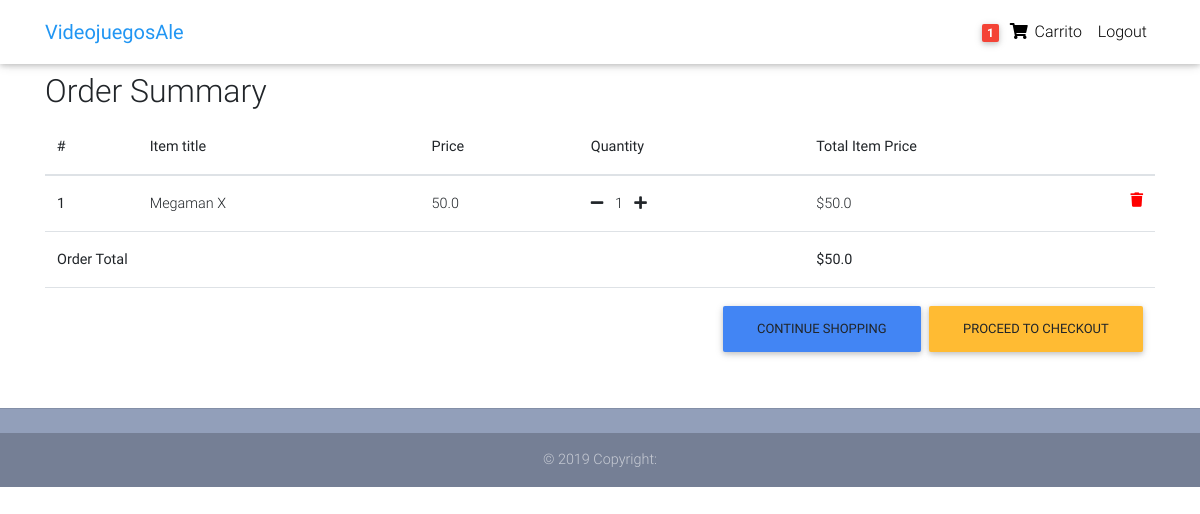
Page /order-summary/ (signed in) on the committed database.
### Tienda/models.py (models this page shows, shortened)
class Order(models.Model):
    user = models.ForeignKey(settings.AUTH_USER_MODEL,
                             on_delete=models.CASCADE)
    ref_code = models.CharField(max_length=20, blank=True, null=True)
    items = models.ManyToManyField(OrderItem)
    start_date = models.DateTimeField(auto_now_add=True)
    ordered_date = models.DateTimeField()
    ordered = models.BooleanField(default=False)
    shipping_address = models.ForeignKey(
        'Address', related_name='shipping_address', on_delete=models.SET_NULL, blank=True, null=True)
    billing_address = models.ForeignKey(
        'Address', related_name='billing_address', on_delete=models.SET_NULL, blank=True, null=True)
    payment = models.ForeignKey(
        'Payment', on_delete=models.SET_NULL, blank=True, null=True)
    coupon = models.ForeignKey(
        'Coupon', on_delete=models.SET_NULL, blank=True, null=True)
    being_delivered = models.BooleanField(default=False)
    received = models.BooleanField(default=False)
    refund_requested = models.BooleanField(default=False)
    refund_granted = models.BooleanField(default=False)
    '''
    1. Item added to cart
    2. Adding a billing address
    (Failed checkout)
    3. Payment
    (Preprocessing, processing, packaging etc.)
    4. Being delivered
    5. Received
    6. Refunds
    '''
    def get_total(self):
        total = 0
        for order_item in self.items.all():
            total += order_item.get_final_price()
        if self.coupon:
            total -= self.coupon.amount
        return total

class OrderItem(models.Model):
    user = models.ForeignKey(settings.AUTH_USER_MODEL,
                             on_delete=models.CASCADE)
    ordered = models.BooleanField(default=False)
    item = models.ForeignKey(Item, on_delete=models.CASCADE)
    quantity = models.IntegerField(default=1)
    def get_total_item_price(self):
        return self.quantity * self.item.price
    def get_final_price(self):
        if self.item.discount_price:
            return self.get_total_discount_item_price()
        return self.get_total_item_price()

class Item(models.Model):
    title = models.CharField(max_length=100)
    price = models.FloatField()
    discount_price = models.FloatField(blank=True, null=True)
    category = models.CharField(choices=CATEGORY_CHOICES, max_length=2)
    label = models.CharField(choices=LABEL_CHOICES, max_length=1)
    slug = models.SlugField()
    description = models.TextField()
    image = models.ImageField()

### Tienda/views.py (the view)
# urls.py: path('order-summary/', OrderSummaryView.as_view(), name='order-summary'),
class OrderSummaryView(LoginRequiredMixin, View):
    def get(self, *args, **kwargs):
        try:
            order = Order.objects.get(user=self.request.user, ordered=False)
            context = {
                'object': order
            }
            return render(self.request, 'order_summary.html', context)
        except ObjectDoesNotExist:
            messages.warning(self.request, "You do not have an active order")
            return redirect("/")

### Tienda/templatetags/cart_template_tags.py (called while the page is built)
@register.filter
def cart_item_count(user):
    if user.is_authenticated:
        qs = Order.objects.filter(user=user, ordered=False)
        if qs.exists():
            return qs[0].items.count()
    return 0

### Tienda/templates/order_summary.html (shortened to what this page needs)
{% extends "base.html" %}
{% block content %}
  <main>
    <div class="container">
    <div class="table-responsive text-nowrap">
    <h2>Order Summary</h2>
    <table class="table">
        <thead>
        <tr>
            <th scope="col">#</th>
            <th scope="col">Item title</th>
            <th scope="col">Price</th>
            <th scope="col">Quantity</th>
            <th scope="col">Total Item Price</th>
        </tr>
        </thead>
        <tbody>
        {% for order_item in object.items.all %}
        <tr>
            <th scope="row">{{ forloop.counter }}</th>
            <td>{{ order_item.item.title }}</td>
            <td>{{ order_item.item.price }}</td>
            <td>
                <a href="{% url 'Tienda:remove-single-item-from-cart' order_item.item.slug %}"><i class="fas fa-minus mr-2"></i></a>
                {{ order_item.quantity }}
                <a href="{% url 'Tienda:add-to-cart' order_item.item.slug %}"><i class="fas fa-plus ml-2"></i></a>
            </td>
            <td>
            {% if order_item.item.discount_price %}
                ${{ order_item.get_total_discount_item_price }}
                <span class="badge badge-primary">Saving ${{ order_item.get_amount_saved }}</span>
            {% else %}
                ${{ order_item.get_total_item_price }}
            {% endif %}
            <a style='color: red;' href="{% url 'Tienda:remove-from-cart' order_item.item.slug %}">
                <i class="fas fa-trash float-right"></i>
            </a>
            </td>
        </tr>
        {% endfor %}
        {% if object.get_total %}
        <tr>
            <td colspan="4"><b>Order Total</b></td>
            <td><b>${{ object.get_total }}</b></td>
        </tr>
        <tr>
            <td colspan="5">
            <a class='btn btn-warning float-right ml-2' href='/checkout/'>Proceed to checkout</a>
            <a class='btn btn-primary float-right' href='/'>Continue shopping</a>
            </td>
        </tr>
        {% endif %}
        </tbody>
    </table>
    </div>
    </div>
  </main>
{% endblock content %}

### Tienda/templates/navbar.html (shortened to what this page needs)
{% load cart_template_tags %}
<nav class="navbar fixed-top navbar-expand-lg navbar-light white scrolling-navbar">
    <div class="container">
      <a class="navbar-brand waves-effect" href="/">
        <strong class="blue-text">VideojuegosAle</strong>
      </a>
      <div class="collapse navbar-collapse" id="navbarSupportedContent">
        <ul class="navbar-nav nav-flex-icons">
          {% if request.user.is_authenticated %}
          <li class="nav-item">
            <a href="{% url 'Tienda:order-summary' %}" class="nav-link waves-effect">
              <span class="badge red z-depth-1 mr-1"> {{ request.user|cart_item_count }} </span>
              <i class="fas fa-shopping-cart"></i>
              <span class="clearfix d-none d-sm-inline-block"> Carrito </span>
            </a>
          </li>
          <li class="nav-item">
            <a class="nav-link waves-effect" href="{% url 'account_logout' %}">
              <span class="clearfix d-none d-sm-inline-block"> Logout </span>
            </a>
          </li>
          {% endif %}
        </ul>
      </div>
    </div>
  </nav>

### Tienda/templates/base.html (style rules this page uses)
html, body, header, .carousel { height: 60vh; }

### rows in the picture
OrderItem: item "Megaman X", item.price "50.0", quantity "1", get_total_item_price "50.0"
Order: get_total "50.0"

### other values in the picture
{{ request.user|cart_item_count }} "1"
